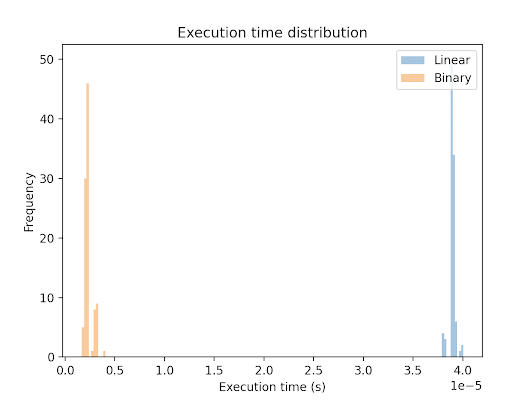

Generate this figure with Python:
import random
import time
import matplotlib.pyplot as plt

def linear_search(arr, target):
    for i in range(len(arr)):
        if arr[i] == target:
            return i
    
    return -1

def binary_search_recursion(array, target, low, high):
    if low > high:
        return -1
    mid = (low + high) // 2
    if array[mid] == target:
        return mid
    elif array[mid] < target:
        return binary_search_recursion(array, target, mid + 1, high)
    else:
        return binary_search_recursion(array, target, low, mid - 1)

def measure_time(func, *args):
    start = time.time()
    result = func(*args)
    end = time.time()
    return end - start

def main():
    # Generate a sorted array of 1000 elements
    size = 1000
    array = sorted(random.sample(range(size * 10), size))

    # Select a random target element from the array
    target = random.choice(array)

    # Measure the execution time of the iterative implementation
    measurements_iterative = []
    measurements_recursive = []
    for i in range(100):
        measurements_iterative.append(measure_time(linear_search, array, target))
        measurements_recursive.append(measure_time(binary_search_recursion, array, target, 0, size - 1))

    # Print the minimum and average execution times for both implementations
    print(f"Search with linear iteration: min={min(measurements_iterative)}, avg={sum(measurements_iterative)/len(measurements_iterative)}")
    print(f"Binary search with recursion: min={min(measurements_recursive)}, avg={sum(measurements_recursive)/len(measurements_recursive)}")

    # Plot a histogram of the execution time distribution for both implementations
    plt.hist(measurements_iterative, alpha=0.5, label='Linear')
    plt.hist(measurements_recursive, alpha=0.5, label='Binary')
    plt.legend(loc='upper right')
    plt.title('Execution time distribution')
    plt.xlabel('Execution time (s)')
    plt.ylabel('Frequency')
    plt.show()

if __name__ == '__main__':
    main()
